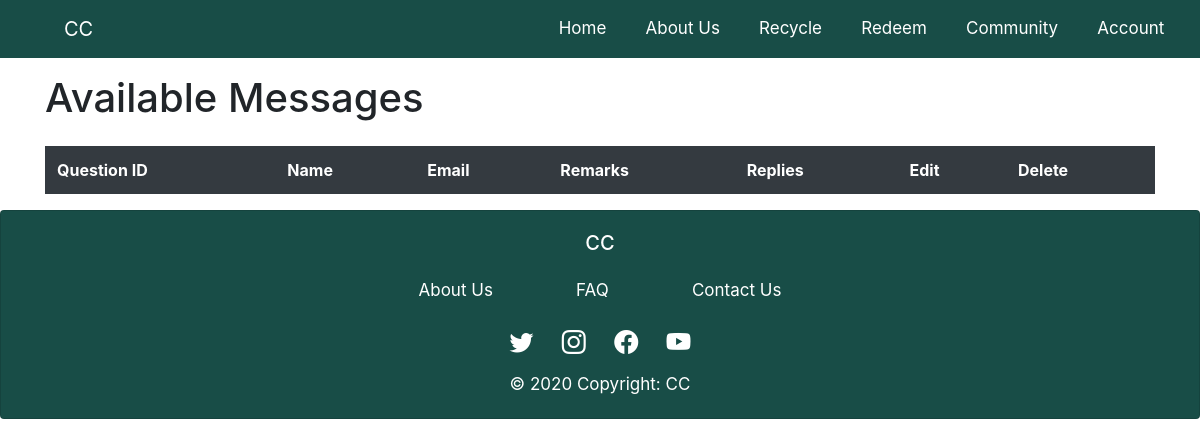
Before: /RetrieveContact with the older database file.
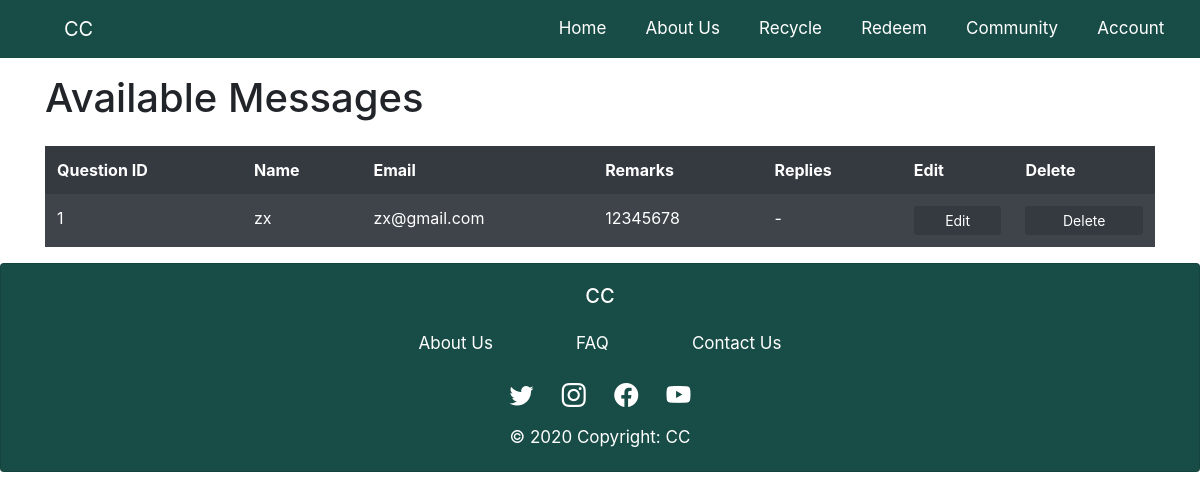
After: the same page with the newer database file.
### app.py (models this page shows)
class ContactUs(db.Model):
    id = db.Column(db.Integer, primary_key=True)
    name = db.Column(db.String(200), nullable=False)
    email = db.Column(db.String(200), nullable=False)
    remarks = db.Column(db.Text, nullable=False)
    replies = db.Column(db.Text, nullable=False)

### app.py (the view)
@app.route('/RetrieveContact')
def retrieve_contact():
    user_messages = ContactUs.query.order_by(ContactUs.id)
    return render_template("retrieveContact.html", user_messages = user_messages)

### app.py (called while the page is built)
@app.before_request
def before_request():
    g.user = None
    if 'user id' in session:
        g.user = session['user id']

### templates/retrievecontact.html (shortened to what this page needs)
{% extends "base.html" %}
{% block content %}
<div class="container mt-3">
    <h1 class="pb-3">Available Messages</h1>
  <table class="table table-dark table-striped table-hover">
    <thead>
      <tr>
        <th>Question ID</th>
        <th>Name</th>
        <th>Email</th>
        <th>Remarks</th>
        <th>Replies</th>
        <th>Edit</th>
        <th>Delete</th>
      </tr>
    </thead>
    <tbody>
    {% for qn in user_messages %}
      <tr>
        <td>{{ qn.id }}</td>
        <td>{{ qn.name }}</td>
        <td>{{ qn.email }}</td>
        <td>{{ qn.remarks }}</td>
        <td>{{ qn.replies }}</td>
        <td><a type="button" href="{{ url_for('edit_message', id=qn.id) }}" class="text-center btn-sm btn-dark w-100">
          Edit
        </a></td>
        <td>
        <a type="button" href="{{ url_for('delete_contact', id=qn.id) }}" class="text-center btn-sm btn-dark w-100">
          Delete
        </a>
        </td>
      </tr>
    {% endfor %}
    </tbody>
  </table>
</div>
{% endblock %}

### templates/base.html (shortened to what this page needs)
<!DOCTYPE html>
<html lang="en">
<head>
    <link rel="stylesheet" href="https://cdn.jsdelivr.net/npm/bootstrap@4.6.2/dist/css/bootstrap.min.css">
    <link rel="stylesheet" href="https://cdn.jsdelivr.net/npm/bootstrap-icons@1.9.1/font/bootstrap-icons.css">
    <link rel="stylesheet" href="{{ url_for('static', filename='CSS/base.css')}}">
</head>
<body>
    {% block navbar %}
        {% if session['account_type'] != "Guest" %}
            {% include 'includes/_navbar.html' %}
        {% else %}
            {% include 'includes/_guest_navbar.html' %}
        {% endif %}
    {% endblock %}
    <div class="container-fluid">
        {% block content %}
        {% endblock %}
    </div>
    {% block footer %}
        {% include 'includes/_footer.html' %}
    {% endblock %}
</body>
</html>

### templates/includes/_navbar.html (shortened to what this page needs)
<nav class="navbar navbar-expand-sm">
<a class="navbar-brand mt-lg-0" href="/">CC</a>
<div class="collapse navbar-collapse" id="navbarSupportedContent">
    <ul class="navbar-nav">
        <li class="nav-item">
            <a class="nav-link" href="/">Home</a>
        </li>
        <li class="nav-item">
            <a class="nav-link" href="/Aboutus">About Us</a>
        </li>
        <li class="nav-item">
        <a class="nav-link" href="/process1">Recycle</a>
        </li>
        <li class="nav-item">
            <a class="nav-link" href="/Redeem">Redeem</a>
        </li>
        <li class="nav-item">
        <a class="nav-link" href="/Community">Community</a>
        </li>
        <li class="nav-item">
            <a class="nav-link" href="/account_detail">Account</a>
        </li>
    </ul>
</div>
</nav>

### templates/includes/_footer.html
<div class="card text-center footer">
    <div class="card-body">
        <h5 class="card-title">CC</h5>
        <div class="footerlink-grid mx-auto">
            <a class="about" href="/Aboutus">About Us</a>
            <a class="faq" href="/faq">FAQ</a>
            <a class="contact" href="/Aboutus#Contact">Contact Us</a>
        </div>
        <div class="footersocials-grid mx-auto">
            <a class="twitter" href="https://twitter.com/i/flow/login"><i class="bi bi-twitter"></i></a>
            <a class="ig" href="https://www.instagram.com/accounts/login/"><i class="bi bi-instagram"></i></a>
            <a class="fb" href="https://www.facebook.com/"><i class="bi bi-facebook"></i></a>
            <a class="yt" href="https://www.youtube.com/"><i class="bi bi-youtube"></i></a>
        </div>
        <span>© 2020 Copyright: CC</span>
    </div>
</div>

### static/CSS/base.css (style rules this page uses)
nav, .footer { background-color: #184D47; color: #FFF; font-size: 17px; }
a, i { color: #FFF; }
.navbar-brand { margin-left: 3rem; }
nav div ul { margin-left: auto; justify-content: space-around; width: 60%; }
.about { grid-area: about; }
.faq { grid-area: faq; }
.contact { grid-area: contact; }
.twitter { grid-area: twitter; }
.ig { grid-area: instagram; }
.fb { grid-area: facebook; }
.yt { grid-area: youtube; }
.footerlink-grid { display: grid; grid-template-areas: 'about faq contact'; gap: 5px; padding: 11px; width: 40%; }
.footersocials-grid { display: grid; grid-template-areas: 'twitter instagram facebook youtube'; gap: 0px; padding: 11px; width: 20%; }
.bi { font-size: 1.5rem; }
.container-fluid { padding: 0; }
.table td, .table thead th { border-top: none; border-bottom: 0rem !important; }

Changed rows visible on the page:
added ContactUs: id "1", name "zx", email "zx@gmail.com", remarks "12345678", replies "-"
